Frame 1 (no input): blank canvas, image omitted
Frame 60 (no input): blank canvas, image omitted
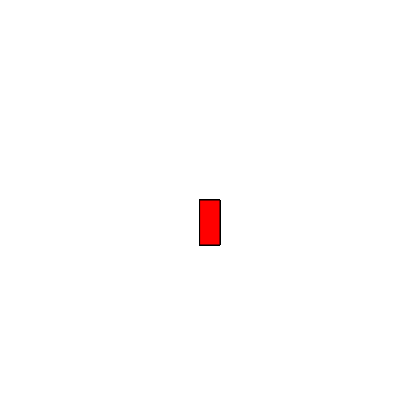
Frame 120 (the mouse pressed at the canvas centre since frame 60)

The p5.js sketch whose frames 1 and 60 were blank and that drew this single picture after the mouse press (run headless with seeded random() and noise() and a simulated clock; from frame 60 on, the mouse is pressed at the canvas centre):

// p5.js sketch
// ── sketch.js
function setup() {
    createCanvas(400, 400);
      background("white");
  }
  
  function draw() {
    stroke("black")
    fill("red")
    
    if (mouseIsPressed){rect(mouseX, mouseY, 20, 45)}
  
  }
